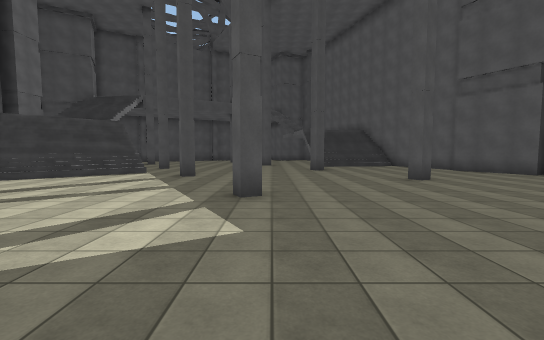
[1] (above)

16 first-person views from a walk through a scene from a Unity 3-D project. The camera is 1.5 m above the floor, tilts 4° down and sees 90° across. The floor is counted in squares, 2 m on a side. Each view is taken from the middle of a square. On the plan, view 1 faces up. The plan holds only what a view shows up to about 10 squares ahead; the rest is blank. The place goes on beyond the plan. The player character is not drawn. Some surface patterns are stand-ins.

[2]
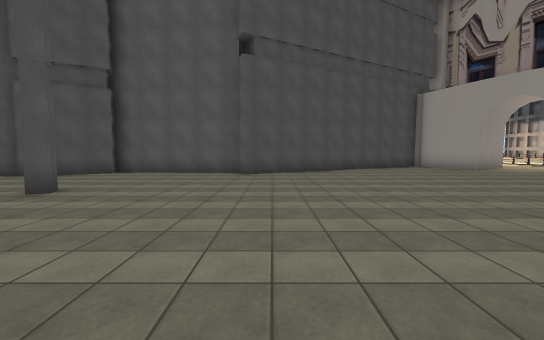

[3]
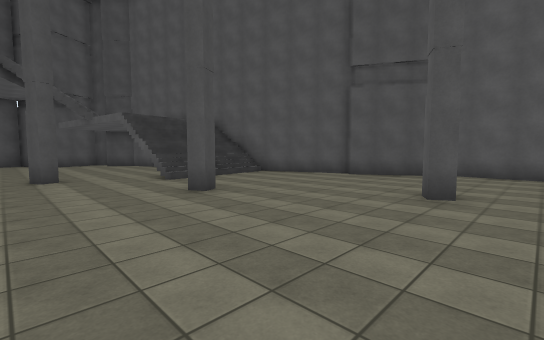

[4]
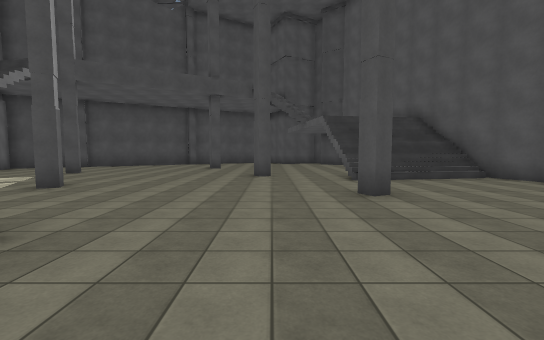

[5]
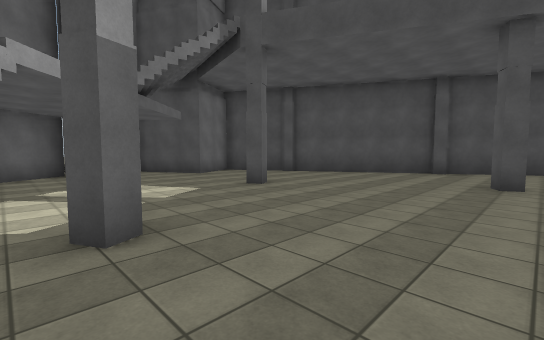

[6]
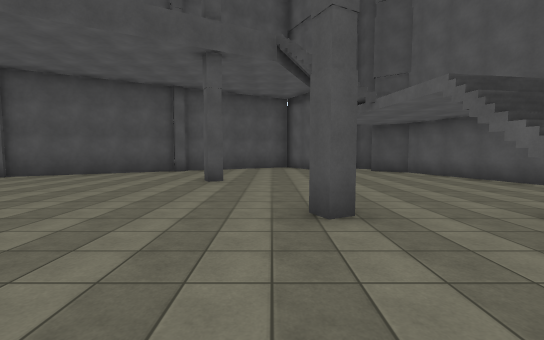

[7]
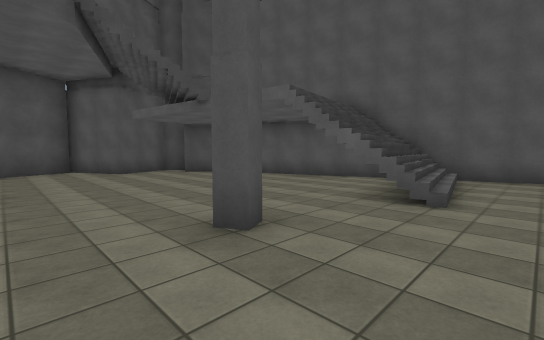

[8]
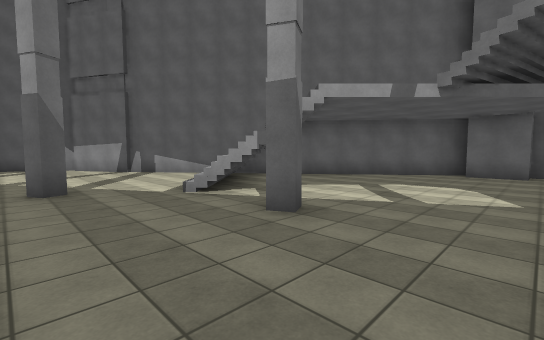

[9]
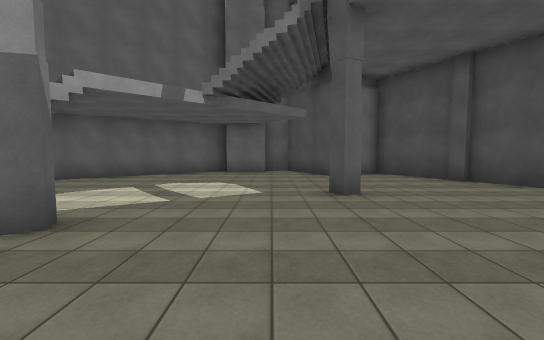

[10]
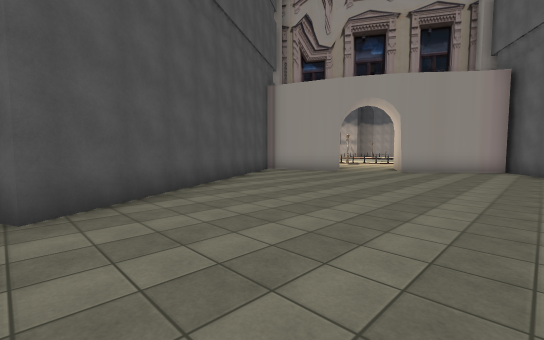

[11]
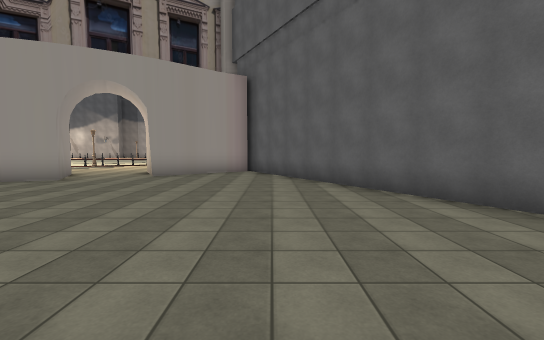

[12]
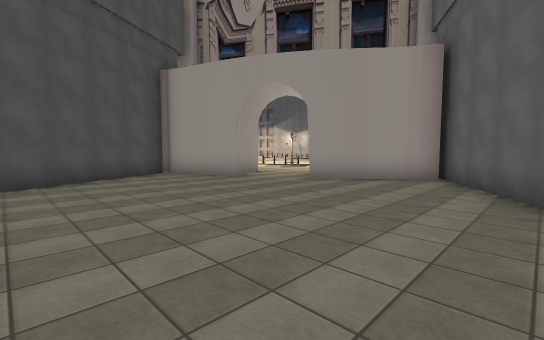

[13]
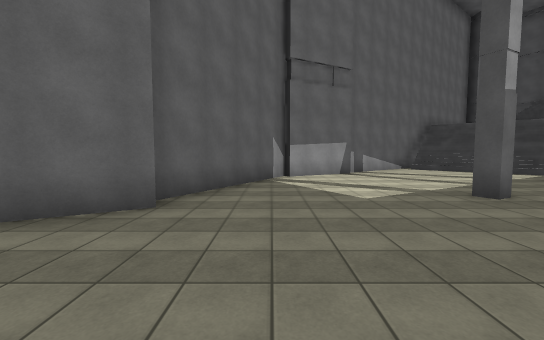

[14]
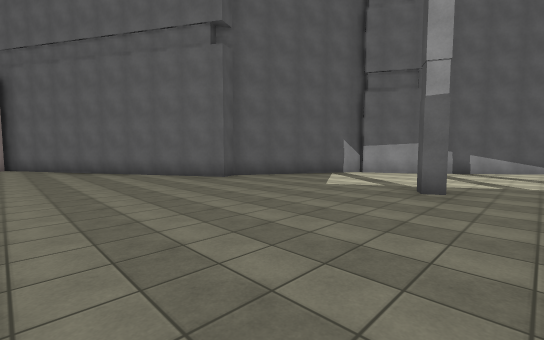

[15]
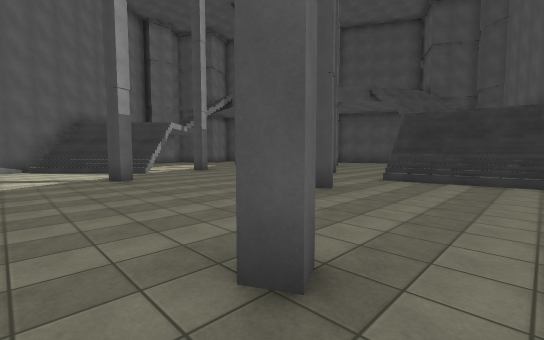

[16]
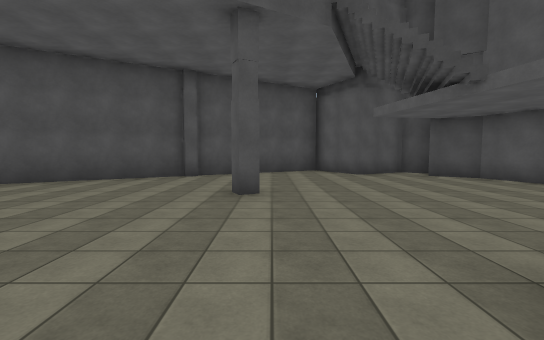

### Floor plan
Key: @ floor where view 1 was taken; # wall or solid block; . floor; / step, stairs or slope.
Columns run from 13 left of view 1 to 12 right of it. Each row starts with its distance up from view 1.
 22         ###...#.#
 21        ##.......##
 20      ###.........#
 19    ###...........#
 18   ##......#...... #
 17   #...............#
 16  ##...............#
 15 ##....#........./ ##
 14 #............#.////#
 13 ##.............///.#
 12  #......#.......... #
 11  ##............#....##
 10   ##.../#............#
  9    #..///............##
  8    ##///..#...........#
  7     ##/..........#... #
  6      ##..............#
  5       #......#.......#
  4       ##.............#
  3        ##............##
  2         #.............##
  1         ###............#
  0           ###@.........##
 -1             ##..........#
 -2              ##.........##
 -3               ##.........#
 -4                #.........#
 -5                ##......###
 -6                 #...#..#
 -7                 ##..##..
 -8                  #####..
 -9                   #

Positions as (right, up) in squares from view 1, and headings:
1: (0, 0), facing up
2: (-1, 3), facing right
3: (-1, 6), facing up-right
4: (0, 6), facing up
5: (-2, 11), facing up-left
6: (-1, 11), facing up
7: (-2, 12), facing up-right
8: (-2, 14), facing down-left
9: (-2, 14), facing left
10: (4, 4), facing down-right
11: (4, 2), facing down
12: (3, 0), facing down-right
13: (4, 1), facing left
14: (5, 6), facing down-left
15: (5, 6), facing up-left
16: (-2, 13), facing up
